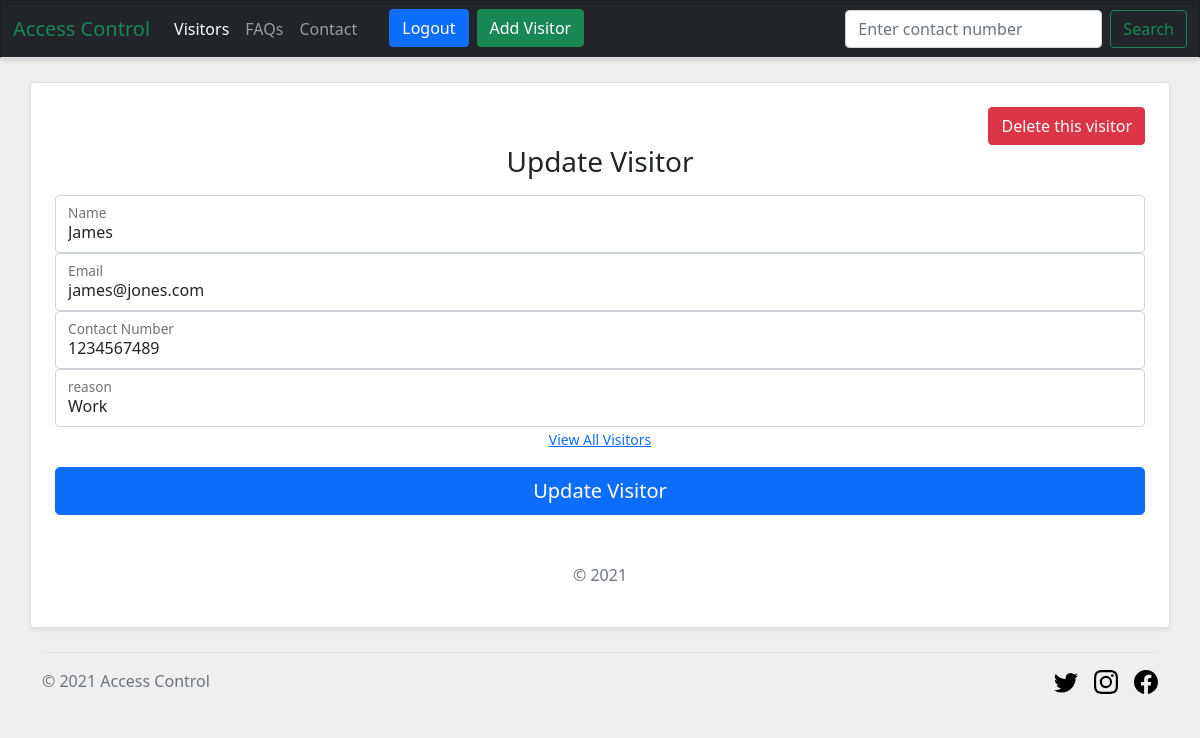
Page /edit_visitor.php?id=2 (signed in) on the committed database.
### tables this page shows
CREATE TABLE `visitors` (
  `id` int(11) NOT NULL AUTO_INCREMENT,
  `name` text DEFAULT NULL,
  `email` varchar(256) DEFAULT NULL,
  `contact_number` varchar(256) DEFAULT NULL,
  `reason` text DEFAULT NULL,
  `time_of_entry` timestamp NOT NULL DEFAULT current_timestamp(),
  `time_of_exit` datetime DEFAULT NULL,
  `created` datetime DEFAULT current_timestamp(),
  PRIMARY KEY (`id`)
);

### config/db.php (called while the page is built, shortened)
<?php
    $base_url = "http://" . $_SERVER['SERVER_NAME'] . "/access-control";
?>

### edit_visitor.php (the view, shortened to what this page needs)
<?php
require_once("config/db.php");
$query_product = "SELECT * FROM `visitors` WHERE id = " . $_REQUEST['id'];
$visitor_result = mysqli_query($connection, $query_product);
?>
<?php require_once("header.php"); ?>
<section class="text-center">
    <div class="container card rounded shadow-sm my-4 p-4">
        <?php
            if($visitor_result->num_rows > 0){
                while($visitor_info = mysqli_fetch_array($visitor_result)){
        ?>
        <div>
            <form action="" method="post" id="delete_visitor_form">
                <button class="btn btn-danger float-end" name="delete_visitor" type="submit">Delete this visitor</button>
            </form>
        </div>
        <form action="" method="post" id="update_product_form">
            <h1 class="h3 mb-3 fw-normal">Update Visitor</h1>
            <div class="form-floating">
                <input type="text" class="form-control" id="name" name="name" value="<?php echo $visitor_info['name'] ?>">
                <label for="name">Name</label>
            </div>
            <div class="form-floating">
                <input type="email" class="form-control" id="email" name="email" value="<?php echo $visitor_info['email'] ?>">
                <label for="email">Email</label>
            </div>
            <div class="form-floating">
                <input type="text" class="form-control" id="contact_number" name="contact_number" value="<?php echo $visitor_info['contact_number'] ?>">
                <label for="contact_number">Contact Number</label>
            </div>
            <div class="form-floating">
                <input type="text" class="form-control" id="reason" name="reason" value="<?php echo $visitor_info['reason'] ?>">
                <label for="reason">reason</label>
            </div>
            <?php }} ?>
            <div class="checkbox mb-3">
                <label>
                    <a href="<?php echo $base_url; ?>/index.php"><small>View All Visitors</small></a>
                </label>
            </div>
            <button class="w-100 btn btn-lg btn-primary" type="submit">Update Visitor</button>
            <p class="mt-5 mb-3 text-muted">© 2021</p>
        </form>
    </div>
</section>
<?php require_once("footer.php"); ?>

### resources/css/site.css (style rules this page uses)
body { background-color: #efefef !important; }

### rows in the picture
visitors: name "James", email "james@jones.com", contact_number "1234567489", reason "Work"
